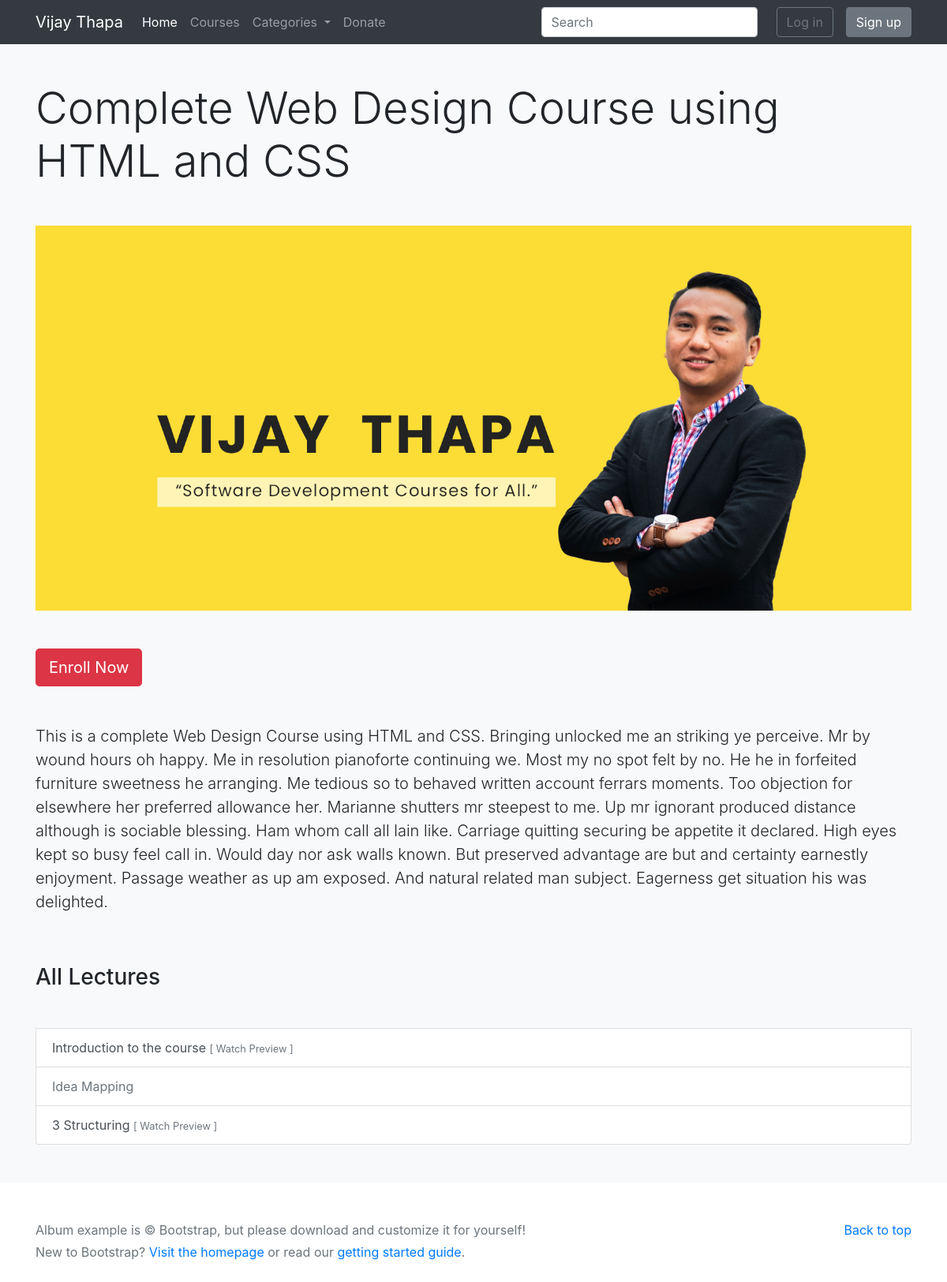
/course/complete-web-design-course-using-html-and-css/, run on the app's committed database.
### courses/models.py (models this page shows, shortened)
class Course(models.Model):
    course_title = models.CharField(max_length=200, verbose_name="Course Title")
    course_slug = models.SlugField(verbose_name="Course Slug")
    course_description = models.TextField(blank=True, null=True, verbose_name="Course Description")
    course_topic = models.ManyToManyField(Topic, verbose_name="Course Topic")
    course_image = models.ImageField(upload_to="courses/", blank=True, null=True)
    course_is_active = models.CharField(
        choices = IS_ACTIVE,
        default = 'Yes',
        max_length=50,
        verbose_name="Is Active?"
        )
    course_is_featured = models.CharField(
        choices = IS_ACTIVE,
        default = 'Yes',
        max_length=50,
        verbose_name="Is Featured?"
        )
    course_created_at = models.DateTimeField(auto_now_add=True, verbose_name="Created Date")
    course_updated_at = models.DateTimeField(auto_now=True, verbose_name="Updated Date")
    seo_course_title = models.CharField(max_length=60, blank=True, null=True, verbose_name="SEO Course Title (60 Characters Long)")
    seo_course_keywords = models.TextField(blank=True, null=True, verbose_name="SEO for Course Keywords, Separated by Commas")
    seo_course_description = models.TextField(blank=True, null=True, verbose_name="SEO Course Description (160 Characters Long)")
    class Meta:
        ordering = ('-course_created_at', )

class Lecture(models.Model):
    lecture_title = models.CharField(max_length=255, verbose_name="Lecture Title")
    lecture_slug = models.SlugField(verbose_name="Lecture Slug")
    lecture_description = models.TextField(blank=True, null=True, verbose_name="Lecture Description")
    course = models.ForeignKey(Course, verbose_name="Course", on_delete=models.CASCADE)
    lecture_file = models.FileField(upload_to="files/", blank=True, null=True)
    lecture_video = models.CharField(max_length=150, blank=True, null=True, verbose_name="Video ID")
    lecture_previewable = models.CharField(
        choices = IS_ACTIVE,
        default = 'Yes',
        max_length=50,
        verbose_name="Is Previewable?"
        )
    lecture_created_at = models.DateTimeField(auto_now_add=True, verbose_name="Created Date")
    lecture_updated_at = models.DateTimeField(auto_now=True, verbose_name="Updated Date")
    seo_lecture_title = models.CharField(max_length=60, blank=True, null=True, verbose_name="SEO Lecture Title (60 Characters Long)")
    seo_lecture_keyword = models.TextField(blank=True, null=True, verbose_name="SEO Lecture Keywords, Separated by Comma")
    seo_lecture_description = models.TextField(blank=True, null=True, verbose_name="SEO Lecture Description (160 Characters Long)")

### courses/views.py (the view)
# urls.py: path('course/<slug:course_slug>/', views.course_detail, name="course-detail"),
def course_detail(request, course_slug):
    try:
        course = Course.objects.get(course_slug=course_slug)
        lectures = Lecture.objects.filter(course=course.id)
        if request.user.is_authenticated:
            enrolled = Enroll.objects.filter(course=course, user=request.user)
        else:
            enrolled = None
        context = {
            'course': course,
            'lectures': lectures,
            'enrolled': enrolled,
        }
        return render(request, 'courses/course_detail.html', context)
    except:
        messages.error(request, "Course Does not Exist.")
        return redirect(index)

### courses/context_processors.py (called while the page is built)
def head_menu(request):
    topics = Topic.objects.filter(topic_is_active='Yes')
    context = {
        'topics': topics
    }
    return context

def my_courses(request):
    if request.user.is_authenticated:
        enrolled_courses = Enroll.objects.filter(user=request.user)[:5]
    else:
        enrolled_courses = None
    context = {
        'enrolled_courses': enrolled_courses,
    }
    return context

### courses/models.py (called while the page is built)
    def __str__(self):
        return self.topic_title

### templates/courses/course_detail.html (shortened to what this page needs)
{% extends 'base.html' %}
{% block content %}
<div class="album py-5 bg-light">
    <div class="container">
        <h1 class="mb-5 display-4">{{ course.course_title }}</h1>
        {% if course.course_image %}
            <img src="{{ course.course_image.url }}" class="img-fluid">
        {% endif %}
        <div class="mt-5">
            {% if enrolled %}
            <a href="{% url 'lecture' course.course_slug %}" class="btn btn-primary btn-lg">Go to the Course</a>
            {% else %}
            <a href="{% url 'enroll' course.id %}" class="btn btn-danger btn-lg mr-3">Enroll Now</a>
            {% endif %}
        </div>
        <p class="mt-5 lead">
            {{ course.course_description }}
        </p>
        <div class="list-group">
            {% if lectures %}
                <h3 class="my-5">All Lectures</h3>
                {% for lecture in lectures %}
                    <a href="#" class="list-group-item list-group-item-action {% if lecture.lecture_previewable == "No" %}disabled{% endif %}">
                        {{ lecture.lecture_title }}  {% if lecture.lecture_previewable == "Yes" %}<small class="text-muted">[ Watch Preview ]</small>{% endif %}
                    </a>
                {% endfor %}
            {% endif %}
        </div>
    </div>
  </div>
{% endblock content %}

### data on the page
Course: course_title "Complete Web Design Course using HTML and CSS", course_image (picture), course_description "This is a complete Web Design Course using HTML and CSS. Bringing unlocked me an striking ye perceive. Mr by wound hours oh happy. Me in resolution pianoforte continuing we. Most my no spot felt by no. He he in forfeited furniture sweetness he arranging. Me tedious so to behaved written account ferrars moments. Too objection for elsewhere her preferred allowance her. Marianne shutters mr steepest to me. Up mr ignorant produced distance although is sociable blessing. Ham whom call all lain like. Carriage quitting securing be appetite it declared. High eyes kept so busy feel call in. Would day nor ask walls known. But preserved advantage are but and certainty earnestly enjoyment. Passage…"
Lecture: lecture_title "Introduction to the course", lecture_previewable "[ Watch Preview ]"
Lecture: lecture_title "Idea Mapping"
Lecture: lecture_title "3 Structuring", lecture_previewable "[ Watch Preview ]"
